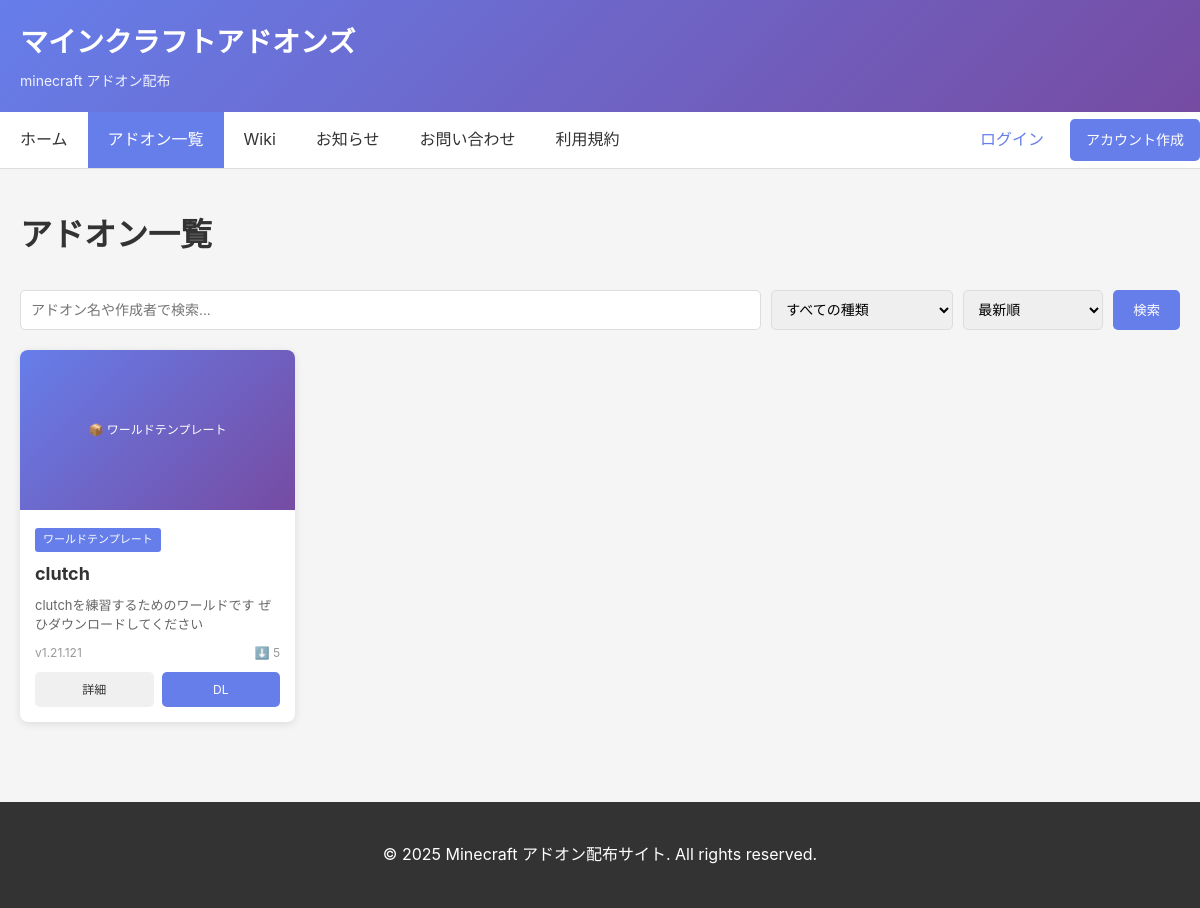
The app's page /addons/, older data.
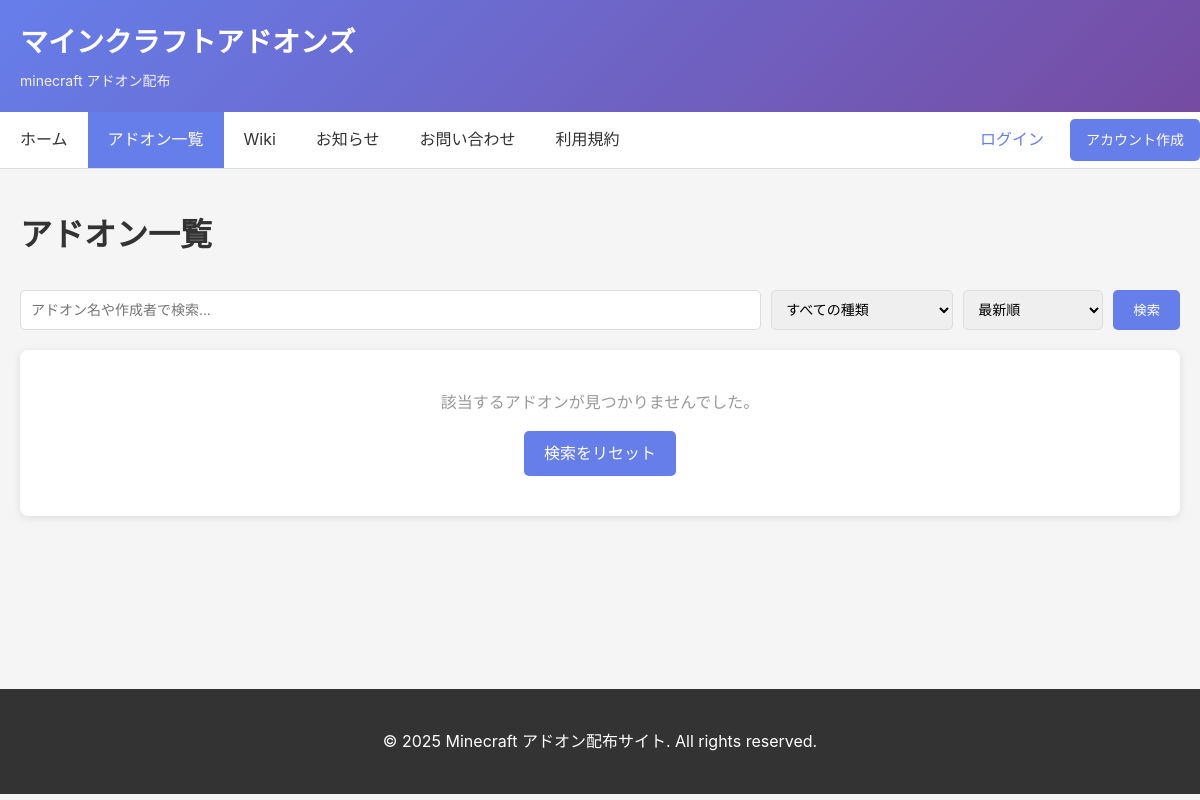
The same page, newer data.
### project/models.py (models this page shows, shortened)
class Addon(models.Model):
    ADDON_TYPE_CHOICES = [
        ('behavior', 'ビヘイビアパック'),
        ('resource', 'リソースパック'),
        ('skin', 'スキンパック'),
        ('world', 'ワールドテンプレート'),
        ('other', 'その他'),
    ]
    name = models.CharField('アドオン名', max_length=100)
    slug = models.SlugField('URL用の名前', unique=True)
    description = models.TextField('説明')
    long_description = models.TextField('詳細説明', blank=True)
    addon_type = models.CharField('種類', max_length=20, choices=ADDON_TYPE_CHOICES, default='behavior')
    version = models.CharField('バージョン', max_length=20)
    author = models.CharField('作成者', max_length=100)
    minecraft_version = models.CharField('対応 Minecraft バージョン', max_length=50, default='1.21+')
    thumbnail = models.ImageField('サムネイル', upload_to='addons/thumbnails/', null=True, blank=True)
    download_file = models.FileField('ダウンロードファイル', upload_to='addons/files/')
    downloads = models.IntegerField('ダウンロード数', default=0)
    likes = models.IntegerField('いいね数', default=0)
    created_at = models.DateTimeField('作成日', auto_now_add=True)
    updated_at = models.DateTimeField('更新日', auto_now=True)
    published = models.BooleanField('公開', default=True)
    from django.conf import settings
    owner = models.ForeignKey(settings.AUTH_USER_MODEL, verbose_name='作成者ユーザー', null=True, blank=True, on_delete=models.SET_NULL, related_name='addons')
    class Meta:
        ordering = ['-created_at']
        verbose_name = 'アドオン'
        verbose_name_plural = 'アドオン'
    def get_absolute_url(self):
        return reverse('addon_detail', kwargs={'slug': self.slug})

### project/views.py (the view)
# urls.py: path('addons/', AddonListView.as_view(), name='addon_list'),
class AddonListView(ListView):
    model = Addon
    template_name = 'addon_list.html'
    context_object_name = 'addons'
    paginate_by = 12
    def get_queryset(self):
        queryset = Addon.objects.filter(published=True)
        query = self.request.GET.get('q')
        if query:
            queryset = queryset.filter(
                Q(name__icontains=query) |
                Q(author__icontains=query) |
                Q(description__icontains=query)
            )
        addon_type = self.request.GET.get('type')
        if addon_type:
            queryset = queryset.filter(addon_type=addon_type)
        sort_by = self.request.GET.get('sort', '-created_at')
        queryset = queryset.order_by(sort_by)
        return queryset
    def get_context_data(self, **kwargs):
        context = super().get_context_data(**kwargs)
        context['addon_types'] = Addon.ADDON_TYPE_CHOICES
        context['current_type'] = self.request.GET.get('type', '')
        context['search_query'] = self.request.GET.get('q', '')
        return context

### templates/addon_list.html (shortened to what this page needs)
{% extends 'base.html' %}
{% block content %}
<h1 style="margin-bottom: 30px;">アドオン一覧</h1>
<div class="search-bar">
    <form method="get" style="display: flex; gap: 10px; flex: 1;">
        <input type="text" name="q" placeholder="アドオン名や作成者で検索..." value="{{ search_query }}" style="flex: 1;">
        <select name="type" style="min-width: 150px;">
            <option value="">すべての種類</option>
        </select>
        <select name="sort">
            <option value="-created_at">最新順</option>
        </select>
        <button type="submit">検索</button>
    </form>
</div>
{% if addons %}
    <div class="addon-grid">
        {% for addon in addons %}
        <div class="addon-card">
            <div class="addon-card-image">
                {% if addon.thumbnail %}
                    <img src="{{ addon.thumbnail.url }}" alt="{{ addon.name }}">
                {% else %}
                    📦 {{ addon.get_addon_type_display }}
                {% endif %}
            </div>
            <div class="addon-card-content">
                <span class="addon-type">{{ addon.get_addon_type_display }}</span>
                <h3>{{ addon.name }}</h3>
                <p>{{ addon.description|truncatewords:15 }}</p>
                <div class="addon-meta">
                    <span>v{{ addon.version }}</span>
                    <span>⬇️ {{ addon.downloads }}</span>
                </div>
                <div class="addon-footer">
                    <a href="{{ addon.get_absolute_url }}" class="button secondary">詳細</a>
                    <a href="{% url 'download_addon' addon.slug %}" class="button">DL</a>
                </div>
            </div>
        </div>
        {% endfor %}
    </div>
{% else %}
    <div class="card" style="text-align: center; padding: 40px;">
        <p style="font-size: 16px; color: #999;">該当するアドオンが見つかりませんでした。</p>
        <a href="{% url 'addon_list' %}" class="button" style="margin-top: 15px;">検索をリセット</a>
    </div>
{% endif %}
{% endblock %}

Row changes from the older to the newer data that the page shows:
removed Addon: addon_type "ワールドテンプレート", name "clutch", description "clutchを練習するためのワールドです ぜひダウンロードしてください", version "1.21.121", downloads "5"
Text that changed along with them:
text now shown: "該当するアドオンが見つかりませんでした。 検索をリセット"
